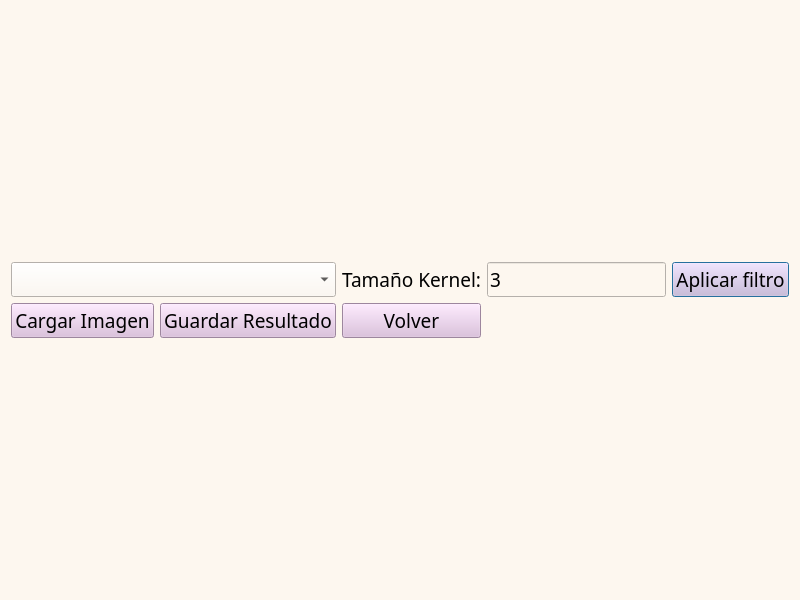
<?xml version="1.0" encoding="UTF-8"?>
<ui version="4.0">
 <class>VentanaPNG</class>
 <widget class="QDialog" name="VentanaPNG">
  <property name="geometry">
   <rect>
    <x>0</x>
    <y>0</y>
    <width>800</width>
    <height>600</height>
   </rect>
  </property>
  <property name="windowTitle">
   <string>Procesamiento de Imágenes PNG</string>
  </property>
  <property name="styleSheet">
   <string notr="true">background-color: rgb(253, 247, 239);</string>
  </property>
  <layout class="QVBoxLayout" name="verticalLayout">
   <item>
    <layout class="QGridLayout" name="gridLayout_botones">
     <item row="0" column="0" colspan="2">
      <widget class="QComboBox" name="combo_filtros">
       <property name="font">
        <font>
         <family>Tw Cen MT Condensed</family>
         <pointsize>14</pointsize>
        </font>
       </property>
      </widget>
     </item>
     <item row="0" column="2">
      <widget class="QLabel" name="label_kernel">
       <property name="font">
        <font>
         <family>Tw Cen MT Condensed Extra Bold</family>
         <pointsize>14</pointsize>
        </font>
       </property>
       <property name="text">
        <string>Tamaño Kernel:</string>
       </property>
      </widget>
     </item>
     <item row="0" column="3">
      <widget class="QLineEdit" name="entrada_kernel">
       <property name="font">
        <font>
         <family>Tw Cen MT Condensed</family>
         <pointsize>14</pointsize>
        </font>
       </property>
       <property name="text">
        <string>3</string>
       </property>
      </widget>
     </item>
     <item row="0" column="4">
      <widget class="QPushButton" name="boton_aplicar">
       <property name="font">
        <font>
         <family>Tw Cen MT Condensed</family>
         <pointsize>14</pointsize>
        </font>
       </property>
       <property name="styleSheet">
        <string notr="true">background-color: rgb(220, 187, 221);</string>
       </property>
       <property name="text">
        <string>Aplicar filtro</string>
       </property>
      </widget>
     </item>
     <item row="1" column="0">
      <widget class="QPushButton" name="boton_cargar">
       <property name="font">
        <font>
         <family>Tw Cen MT Condensed</family>
         <pointsize>14</pointsize>
        </font>
       </property>
       <property name="styleSheet">
        <string notr="true">background-color: rgb(220, 187, 221);</string>
       </property>
       <property name="text">
        <string>Cargar Imagen</string>
       </property>
      </widget>
     </item>
     <item row="1" column="1">
      <widget class="QPushButton" name="boton_guardar">
       <property name="font">
        <font>
         <family>Tw Cen MT Condensed</family>
         <pointsize>14</pointsize>
        </font>
       </property>
       <property name="styleSheet">
        <string notr="true">background-color: rgb(220, 187, 221);</string>
       </property>
       <property name="text">
        <string>Guardar Resultado</string>
       </property>
      </widget>
     </item>
     <item row="1" column="2">
      <widget class="QPushButton" name="boton_volver">
       <property name="font">
        <font>
         <family>Tw Cen MT Condensed</family>
         <pointsize>14</pointsize>
        </font>
       </property>
       <property name="styleSheet">
        <string notr="true">background-color: rgb(220, 187, 221);</string>
       </property>
       <property name="text">
        <string>Volver</string>
       </property>
      </widget>
     </item>
    </layout>
   </item>
   <item>
    <layout class="QVBoxLayout" name="verticalLayout_grafico"/>
   </item>
  </layout>
 </widget>
 <resources/>
 <connections/>
</ui>
